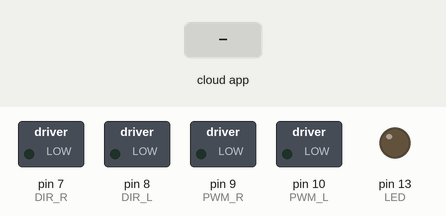
Recording of a sketch running on a simulated Arduino Uno, built with avr-gcc and run on an emulated ATmega328P. Shown: switched loads named in the sketch (green lamp = pin HIGH), output pins drawn as LEDs (lit = HIGH). The inputs (shaded band) are chosen by the test bench. The ROS host is connected and sends only what is stated.

Above: at 1.2 s.
1.3 s: the phone or cloud app sets move_zumo to -100
At 1.41 s:
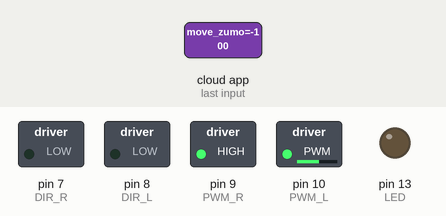
3.0 s: the phone or cloud app sets move_zumo to 0
At 3.12 s:
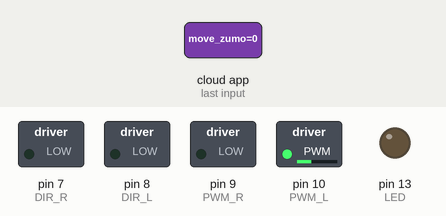
4.7 s: the phone or cloud app sets move_zumo to 100
At 4.84 s:
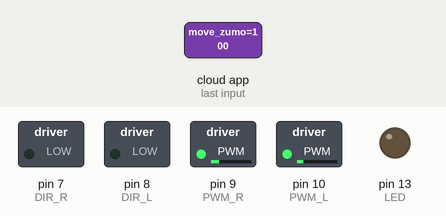
6.4 s: the phone or cloud app sets move_zumo to -100
At 7.5 s:
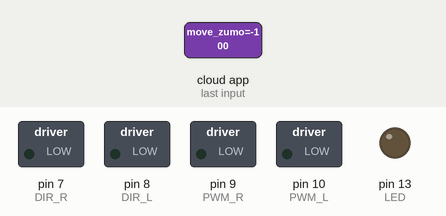
Timing chart, 0 to 9.1 s (numbered marks = the images above; inputs shaded):
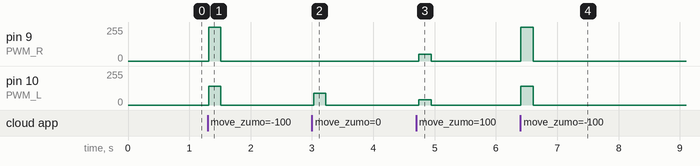

The sketch:

test4.ino
```cpp
#include <ros.h>
#include <std_msgs/Float32.h>

#define DIR_R  7             //Right motor Direction control line
#define DIR_L  8             //Left motor Direction control line
#define PWM_R  9             //Right motor PWM control line
#define PWM_L  10            //Left motor PWM control line
#define LED    13
#define SPEED  45
ros::NodeHandle nh;

int rightSpeed, leftSpeed;
double relative_angle;
int motorEnabledFlag=0;
unsigned long cutoffMillis;

void messageCb(const std_msgs::Float32& str){

        //int rightSpeed, leftSpeed;

        if(str.data == -1){                    //no free-space front Zumo robot, rotate to find another one
                 rightSpeed =SPEED;
                 leftSpeed  =SPEED;
                 rotatePort(rightSpeed, leftSpeed, 100);
                 searchPort(100,100);
        }
        else
        {
            relative_angle=abs(90.0-str.data);

            if (relative_angle <= 2.0)         //optional direction in front of Zumo robot
            {
                 rightSpeed =SPEED;
                 leftSpeed  =SPEED;
                 forwardPort(rightSpeed, leftSpeed, 100);
            }
            else
            {
                 if (str.data <90.0)
                 {
                     rightSpeed =SPEED - relative_angle/90.0*SPEED;
                     leftSpeed  =SPEED + relative_angle/90.0*SPEED;
                     turnPort(rightSpeed, leftSpeed, 100);
                 }
                 else
                 {
                     rightSpeed =SPEED + relative_angle/90.0*SPEED;
                     leftSpeed  =SPEED - relative_angle/90.0*SPEED;
                     turnPort(rightSpeed, leftSpeed, 100);
                 }
            }

        }
}

ros::Subscriber<std_msgs::Float32> sub("/space1/move_zumo", &messageCb);

void setup(){
  pinMode(LED, OUTPUT);
  pinMode(DIR_R, OUTPUT);
  pinMode(DIR_L, OUTPUT);
  pinMode(PWM_R, OUTPUT);
  pinMode(PWM_L, OUTPUT);

  nh.initNode();
  nh.subscribe(sub);
}

void loop(){
  nh.spinOnce();

  if (motorEnabledFlag)
  {
       if (millis () >=cutoffMillis)
        {
            analogWrite(PWM_R, 0);
            analogWrite(PWM_L, 0);
            motorEnabledFlag=0;
        }
  }
  delay(50);
}


void rotatePort  (int rs, int ls, int T1)
{
    digitalWrite(DIR_R, LOW);
    digitalWrite(DIR_L, HIGH);
    analogWrite(PWM_R, rs);
    analogWrite(PWM_L, ls);
    motorEnabledFlag=1;
    cutoffMillis= millis()+T1;
    //delay(T1);
   // analogWrite(PWM_R, 0);
    //analogWrite(PWM_L, 0);
    //delay(T2);
}

void forwardPort (int rs, int ls, int T1)
{
    digitalWrite(DIR_R, LOW);
    digitalWrite(DIR_L, LOW);
    analogWrite(PWM_R, rs);
    analogWrite(PWM_L, ls);
    motorEnabledFlag=1;
    cutoffMillis= millis()+T1;
}

void turnPort(int rs, int ls, int T1)
{
    digitalWrite(DIR_R, LOW);
    digitalWrite(DIR_L, LOW);
    analogWrite(PWM_R, rs);
    analogWrite(PWM_L, ls);
    delay(T1);
    motorEnabledFlag=1;
    cutoffMillis= millis()+T1;
}

void searchPort(int T1, int T2)
{
    digitalWrite(LED,HIGH);
    delay(T1);
    digitalWrite(LED,LOW);
    delay(T2);
}
```

Measured:
- after the input at 1.3 s, pin 9 (PWM_R): 0/255 → 255/255 at once, → 0/255 0.20 s later; pin 10 (PWM_L): 0/255 → 140/255 at once, → 0/255 0.20 s later
- after the input at 3.0 s, pin 10 (PWM_L): 0/255 → 90/255 at once, → 0/255 0.20 s later
- after the input at 4.7 s, pin 9 (PWM_R): 0/255 → 50/255 at once, → 0/255 0.20 s later; pin 10 (PWM_L): 0/255 → 40/255 at once, → 0/255 0.20 s later
- after the input at 6.4 s, pin 9 (PWM_R): 0/255 → 255/255 at once, → 0/255 0.20 s later; pin 10 (PWM_L): 0/255 → 140/255 at once, → 0/255 0.20 s later
